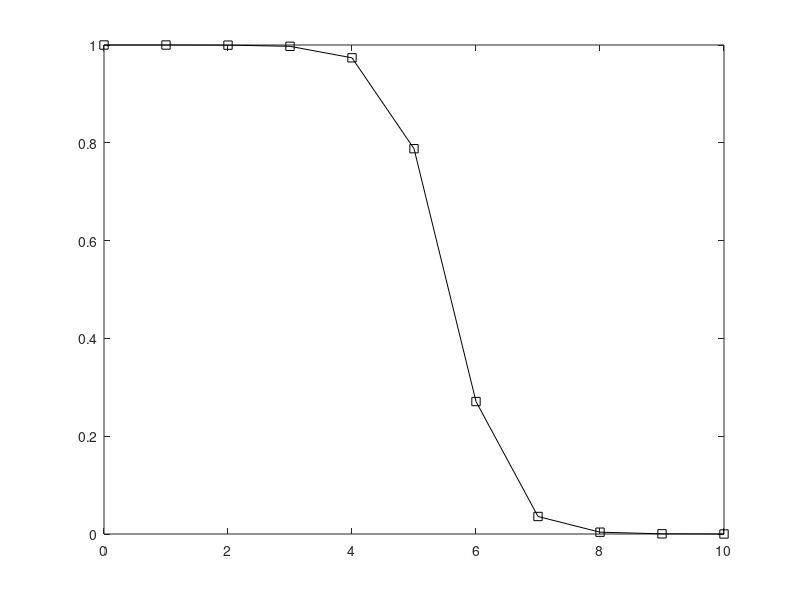

Source code (MATLAB):
function testBleaching
    %load('/Volumes/DropBoxDisk/Dropbox/Dropbox (Aguirre-Brainard Lab)/IBIO_analysis/IBIOColorDetect/[c_BanksEtAlPhotocurrentAndEyeMovements]/M_hexPacking_coneSizeUm1.5797_coneSepUmNaN_VariedConeEff_VariedMP_rotationDegs360_eccDegs0.00_LMSdensities0.60_0.30_0.10_FOVdegs3.94x3.94_intTimeMs5_photonNoiseFrozen_osModelLinear_osTimeStepMs0.10_osNoiseFrozen_apBlur1_dark_0_0_0/matfiles/t_coneCurrentEyeMovementsResponseInstances/coneMosaic.mat')
    %theConeMosaic = theData;
    %theConeMosaic.displayInfo()
    
    innerSegmentAreaMicronsSquared(1) = 1.96;
    innerSegmentAreaMicronsSquared(2) = 9.2;
    innerSegmentAreaMicronsSquared(3) = 19.6785;
    
    % Intensity of steady background in photons * sec^{-1} * micron^{2}
    iHalf = 10^5.57;
    
    %                                   1%  50%   99%
    iBackgroundPhotonsPerSecPerCone = [317 14182 28136];
    
    % Compute background in photons * sec^{-1} * micron^{2}
    iBackground = iBackgroundPhotonsPerSecPerCone ./innerSegmentAreaMicronsSquared ;
    
    % Compute percent bleached
    % Intensity of steady background in photons * sec^{-1} * micron^{2},
    % from "Light adaptation and photopigment bleaching in cone
    % photoreceptors in situ in the retina of the turtle" by DA Burkhardt
    iHalf = 10^5.57;
    fractionPhotopigmentBleached = 1 - iHalf ./(iHalf + iBackground)
    
    % Reproduce Figure 4 of "Light adaptation and photopigment bleaching in cone
    % photoreceptors in situ in the retina of the turtle" by DA Burkhardt
    figure()
    iBackground = (0:1:10);
    percentPhotopigment  =  iHalf ./(iHalf + 10.^iBackground);
    plot(iBackground, percentPhotopigment, 'ks-');
end

